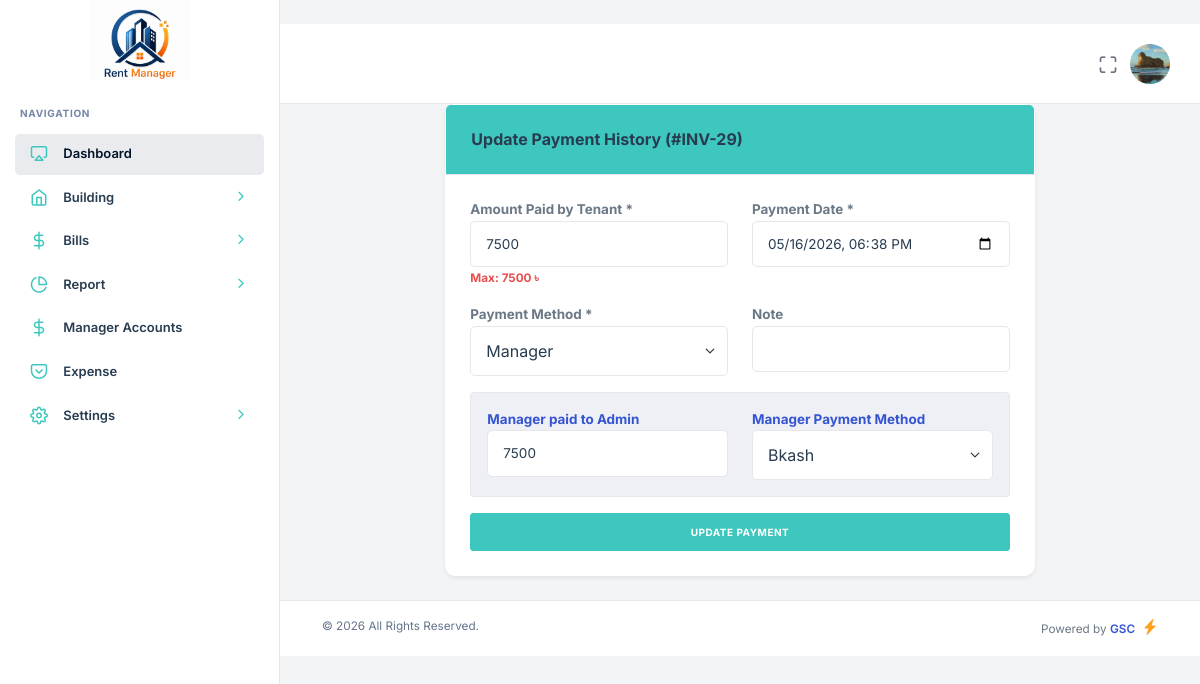
Page /admin.php?page=update_payment&pay_his_id=20&invoice_id=29 (signed in) on the committed database.
### tables this page shows
CREATE TABLE `tenants` (
  `id` int(11) NOT NULL,
  `name` varchar(150) NOT NULL,
  `phone` varchar(20) NOT NULL,
  `email` varchar(150) DEFAULT NULL,
  `password` varchar(256) NOT NULL DEFAULT '827ccb0eea8a706c4c34a16891f84e7b',
  `status` enum('Active','Inactive','Booked') NOT NULL DEFAULT 'Active',
  `role` enum('Admin','Tenant','Manager') NOT NULL,
  `booking_month` varchar(100) DEFAULT NULL,
  `start_tanent` date DEFAULT NULL,
  `nid_no` varchar(200) DEFAULT NULL,
  `permanent_address` text DEFAULT NULL,
  `family_member` int(11) DEFAULT NULL,
  `tenant_image` varchar(255) DEFAULT NULL,
  `nid_image` varchar(255) DEFAULT NULL,
  `building_id` int(11) DEFAULT NULL,
  `unit_id` int(11) DEFAULT NULL,
  `created_at` timestamp NOT NULL DEFAULT current_timestamp()
);

CREATE TABLE `payment_history` (
  `id` int(11) NOT NULL,
  `tenant_id` int(11) NOT NULL,
  `invoice_id` int(11) NOT NULL,
  `bill_month` varchar(100) DEFAULT NULL,
  `payment_method` varchar(100) NOT NULL,
  `paid_amount` int(11) NOT NULL,
  `note` text DEFAULT NULL,
  `manager_paid` varchar(100) DEFAULT NULL,
  `payment_date` varchar(256) NOT NULL,
  `transaction_id` varchar(200) DEFAULT NULL,
  `manager_payment_method` varchar(100) DEFAULT NULL,
  `transaction_number` varchar(100) DEFAULT NULL,
  `transaction_slip` varchar(100) DEFAULT NULL,
  `status` enum('Approved','Pending') NOT NULL DEFAULT 'Approved'
);

CREATE TABLE `invoices` (
  `id` int(11) NOT NULL,
  `tenant_id` int(11) DEFAULT NULL,
  `unit_id` int(11) DEFAULT NULL,
  `billing_month` varchar(100) DEFAULT NULL,
  `total_amount` int(11) DEFAULT NULL,
  `paid_amount` int(11) DEFAULT NULL,
  `status` enum('Paid','Unpaid','Partial') NOT NULL,
  `note` text DEFAULT NULL,
  `Rent` varchar(100) DEFAULT NULL,
  `Gas` int(11) DEFAULT NULL,
  `Water` int(11) DEFAULT NULL,
  `Electricity` int(11) DEFAULT NULL,
  `Others` int(11) DEFAULT NULL,
  `created_at` timestamp NOT NULL DEFAULT current_timestamp(),
  `Gas_month` varchar(100) DEFAULT NULL,
  `Water_month` varchar(100) DEFAULT NULL,
  `Electricity_month` varchar(100) DEFAULT NULL,
  `Others_month` varchar(100) DEFAULT NULL
);

### pages/update_payment.php (the view, shortened to what this page needs)
<?php
$pay_his_id = (int) $_GET['pay_his_id'];
$his_query = mysqli_query($db, "SELECT ph.*, inv.total_amount, inv.paid_amount as inv_paid_total, inv.status as inv_status
                                FROM payment_history ph
                                JOIN invoices inv ON ph.invoice_id = inv.id
                                WHERE ph.id = '$pay_his_id' LIMIT 1");
$history = mysqli_fetch_assoc($his_query);
$invoice_id = $history['invoice_id'];
$old_entry_amount = (float) $history['paid_amount'];
$other_payments_total = (float)$history['inv_paid_total'] - $old_entry_amount;
$max_allowable = (float)$history['total_amount'] - $other_payments_total;
?>
<div class="container-fluid mt-4">
    <div class="row justify-content-center">
        <div class="col-md-8">
            <form method="POST" id="paymentForm">
                <div class="card shadow-sm">
                    <div class="card-header bg-info text-white">
                        <h5 class="mb-0">Update Payment History (#INV-<?= $invoice_id ?>)</h5>
                    </div>
                    <div class="card-body p-4">
                        <div class="row mb-3">
                            <div class="col-md-6">
                                <label class="fw-bold">Amount Paid by Tenant *</label>
                                <input type="number" name="paid_amount" id="amount_input" class="form-control" value="<?= $history['paid_amount'] ?>" step="any" required>
                                <small class="text-danger fw-bold">Max: <?= $max_allowable ?> ৳</small>
                            </div>
                            <div class="col-md-6">
                                <label class="fw-bold">Payment Date *</label>
                                <input type="datetime-local" class="form-control" name="payment_date" value="<?= date('Y-m-d\TH:i', strtotime($history['payment_date'])) ?>" required>
                            </div>
                        </div>
                        <div class="row mb-3">
                            <div class="col-md-6">
                                <label class="fw-bold">Payment Method *</label>
                                <select name="payment_method" id="payment_method" class="form-select" required onchange="togglePaymentFields()">
                                    <?php
                                    $methods = ['Cash', 'Bkash', 'Nagad', 'Rocket', 'Bank Transfer', 'Card', 'Manager'];
                                    foreach($methods as $m): ?>
                                        <option value="<?= $m ?>" <?= ($history['payment_method'] == $m) ? 'selected' : '' ?>><?= $m ?></option>
                                    <?php endforeach; ?>
                                </select>
                            </div>
                            <div class="col-md-6">
                                <label class="fw-bold">Note</label>
                                <input type="text" name="note" class="form-control" value="<?= $history['note'] ?>">
                            </div>
                        </div>
                        <div id="manager_fields" class="p-3 border rounded bg-light mb-3" style="display: <?= ($history['payment_method'] == 'Manager') ? 'block' : 'none' ?>;">
                            <div class="row">
                                <div class="col-md-6">
                                    <label class="text-primary fw-bold">Manager paid to Admin</label>
                                    <input type="number" class="form-control" name="manager_paid_amount" id="manager_paid_amount" value="<?= $history['manager_paid'] ?>" step="any">
                                </div>
                                <div class="col-md-6">
                                    <label class="text-primary fw-bold">Manager Payment Method</label>
                                    <select name="manager_payment_method" id="manager_payment_method" class="form-select">
                                        <?php foreach(['Cash', 'Bkash', 'Nagad', 'Rocket', 'Bank Transfer', 'Card'] as $mm): ?>
                                            <option value="<?= $mm ?>" <?= ($history['manager_payment_method'] == $mm) ? 'selected' : '' ?>><?= $mm ?></option>
                                        <?php endforeach; ?>
                                    </select>
                                </div>
                            </div>
                        </div>
                        <button type="submit" name="update_payment" class="btn btn-info w-100 text-white">Update Payment</button>
                    </div>
                </div>
            </form>
        </div>
    </div>
</div>

### includes/header.php (shortened to what this page needs)
<?php
include "database/db.php";
$user_id = $_SESSION['id'];
$sql = mysqli_query($db,"SELECT * FROM `tenants` WHERE id = '$user_id' ");
$user_row = mysqli_fetch_assoc($sql);
$old_image= $user_row['tenant_image'];
?>
<!DOCTYPE html>
<html lang="zxx">
<head>
    <link rel="stylesheet" type="text/css" href="public/assets/css/bootstrap.min.css" />
    <link rel="stylesheet" type="text/css" href="public/assets/vendors/css/vendors.min.css" />
    <link rel="stylesheet" type="text/css" href="public/assets/vendors/css/daterangepicker.min.css" />
    <link rel="stylesheet" type="text/css" href="public/assets/css/theme.min.css" />
    <link rel="stylesheet" href="public/assets/css/style.css">
</head>
<body>
    <?php include "includes/sidebar.php"; ?>
    <header class="nxl-header">
        <div class="header-wrapper">
            <div class="header-right ms-auto">
                <div class="d-flex align-items-center">
                    <div class="nxl-h-item d-none d-sm-flex">
                        <div class="full-screen-switcher">
                            <a href="javascript:void(0);" class="nxl-head-link me-0"
                                onclick="$('body').fullScreenHelper('toggle');">
                                <i class="feather-maximize maximize"></i>
                            </a>
                        </div>
                    </div>
                    <div class="dropdown nxl-h-item">
                        <a href="javascript:void(0);" data-bs-toggle="dropdown" role="button"
                            data-bs-auto-close="outside">
                            <img src="<?php echo $old_image ? 'public/uploads/tenants/'.$old_image : 'public/uploads/tenants/no-image.png' ?>" alt="<?= $old_image ?>"
                                class="img-fluid user-avtar me-0" style="width:40px; height: 40px;"/>
                        </a>
                    </div>
                </div>
            </div>
        </div>
    </header>

### rows in the picture
tenants: tenant_image (picture)
payment_history: invoice "29", paid_amount "7500", invoice.total_amount "7500", payment_date "05/16/2026 18:38", payment_method "Manager", manager_paid_amount "7500", manager_payment_method "Bkash"
